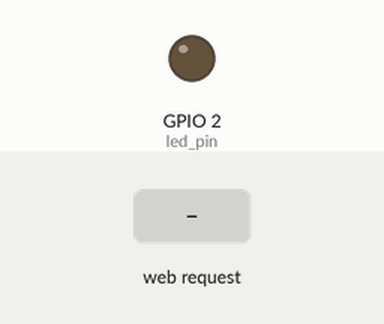
The sketch below on a simulated ESP32. On the bench: output pins drawn as LEDs (lit = HIGH). Inputs (shaded band) come from the test bench. WiFi joins after 1.5 s; servers stay silent unless stated; what the sketch prints to the serial monitor is not drawn.

Above: at 2.7 s.
2.8 s: HTTP request GET /ak received
At 3.7 s:
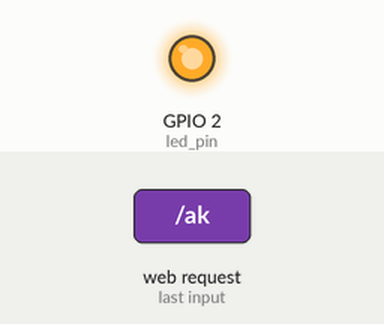
4.3 s: HTTP request GET /aa received
At 4.8 s:
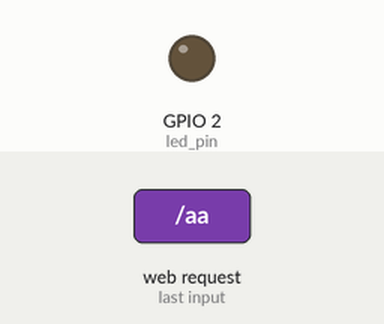
Timing chart, 0 to 7.3 s (numbered marks = the images above; inputs shaded):
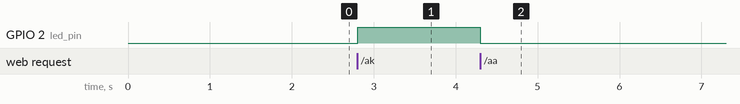

Measured:
- after the input at 2.8 s, GPIO 2 (led_pin): LOW → HIGH at once
- after the input at 4.3 s, GPIO 2 (led_pin): HIGH → LOW at once

The sketch:

wifi_test.ino
```cpp
#include <WiFi.h>
int led_pin = 2;

const char* ssid = "Digital Engineering Tech";
const char* password = "1313373290";

WiFiServer server(80);

void setup() {
  Serial.begin(9600);
  pinMode(led_pin, OUTPUT);

  Serial.println();
  Serial.println();
  Serial.print("Connecting to ");
  Serial.println(ssid);

  WiFi.begin(ssid, password);

  while( WiFi.status() != WL_CONNECTED){
    delay(500);
    Serial.print(".");
  }

  Serial.println("");
  Serial.println("Wifi connected");
  Serial.println("IP address: ");
  Serial.println(WiFi.localIP());

  server.begin();

}

void loop() {
  WiFiClient client = server.available();

  if(client){
    Serial.println("New Client is connected.");

    String current_line = "";

    while(client.connected()){

      if(client.available()){
        char c = client.read();
        Serial.write(c);

        if(c == '\n'){

          if(current_line.length() == 0){
            client.println("HTTP/1.1 200 OK");
            client.println("Content-type:text/html");
            client.println();

            client.print("Click <a href=\"/ak\">Here</a> to trun on LED on pin 2 on.<br>");
            client.print("Click <a href=\"/aa\">Here</a> to trun on LED on pin 2 on.<br>");

            client.println();
            break;

          }else{
            current_line = "";
          }

        }else if( c != '\r'){
          current_line += c;
        }
        // Serial.print("form current_line => ");
        // Serial.println(current_line);

        if(current_line.endsWith("GET /ak")){
          digitalWrite(led_pin, HIGH);
        }
        if(current_line.endsWith("GET /aa")){
          digitalWrite(led_pin, LOW);
        }

      }

    }
    client.stop();
    Serial.println("Client Disconnected");

  }

}

void wifi_start(){

}
```
